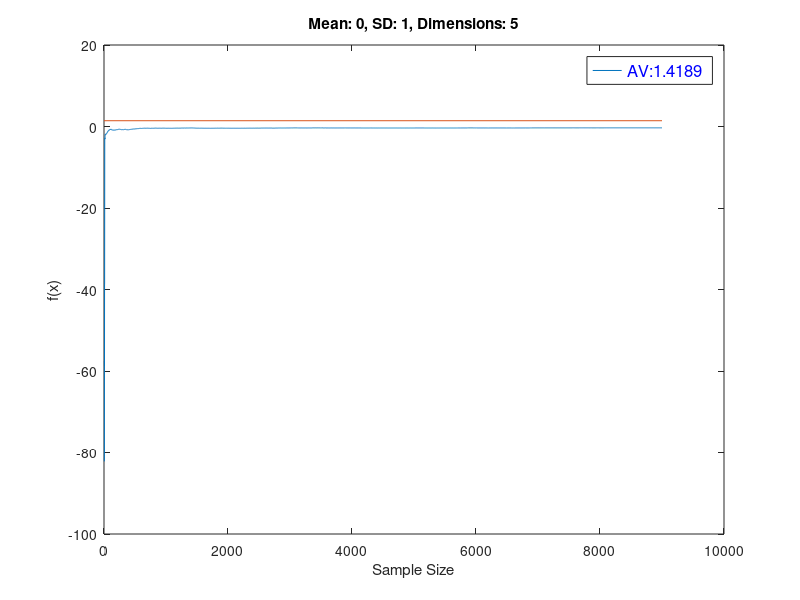

MATLAB code to generate this figure:
%Multivariate MCMC
clear

%function for analytic value
f=@(x) .5*log(2*pi*exp(1)*(x));

%initialization
sampleSize=9000;
%dimensions>1
dim=5;
mean=0;
sd=1;
start=zeros(1, dim);

%target distribution, [chainSize 1] vector
pdf=@(x) mvnpdf(x, zeros(1,dim), eye(dim));
%proposal pdf, [chainSize 1] vector
proppdf=@(x,y) prod(mvnpdf(mean, sd));
%random number generator, [chainSize dim] matrix
proprnd=@(x) normrnd(mean, sd, 1, dim);

%gather samples, returns size [sampleSize dim]
sample=mhsample(start, sampleSize, 'logpdf', pdf, 'proppdf', proppdf, 'proprnd', proprnd);

%display expected covariance of samples and determinant of covariance
c=cov(sample)
determinant=det(c)
f(determinant)

%initialize temp to hold samples
temp=zeros(sampleSize, 1);

%for each sample
for i=1:sampleSize
    %calculate covariance and determinant of preceding samples
    sam=sample(1:i, :);
    size(sam);
    co=cov(sam);
    d=det(co);
    temp(i)=f(d);
end
%analytic value
sdi=eye(dim)*sd^2;
analyticVal=f(det(sdi));

%figure;
%hist(sample, 50);

%plotting f(x) at each sample
figure;
plot(1:sampleSize, temp);
hold on;
plot([0 sampleSize], [analyticVal analyticVal]);
hold off;
title(['Mean: ', num2str(mean),', SD: ', num2str(sd),', Dimensions: ', num2str(dim)]);
ylabel('f(x)');
xlabel('Sample Size');
legend({strcat('AV: ', num2str(analyticVal))}, 'FontSize', 12, 'TextColor', 'blue');
